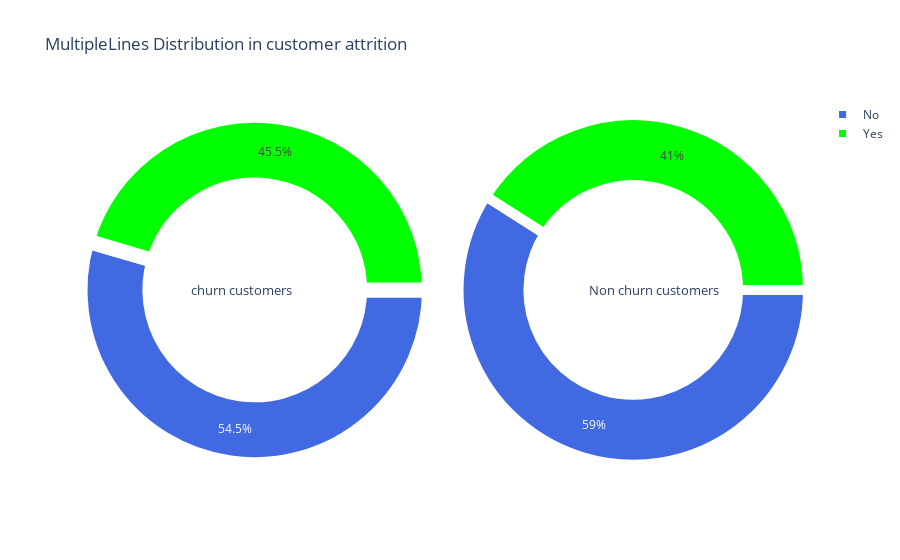

The cell this chart's notebook holds for it:
### Markdown cell above
# MultipleLines

### Code cell
#function  for pie plot for customer attrition types
trace1 = go.Pie(values  = churn['MultipleLines'].value_counts().values.tolist(), # takes only values of male n female
                    labels  = churn['MultipleLines'].value_counts().keys().tolist(),# taeks only labels Female n male
                    domain  = dict(x = [0,.48]), # size of diagram
                    marker = dict(colors =  [ 'royalblue' ,'lime','red'], # colour inside the Pie charts
                             line = dict(color = "white",width = 15.0)), # line is whit an width of line 
               rotation = 90,hole = .6) # rotation like a circle & hole circle inside Pie charts
    
    
trace2 = go.Pie(values  = not_churn['MultipleLines'].value_counts().values.tolist(),
                    labels  = not_churn['MultipleLines'].value_counts().keys().tolist(),
                    domain  = dict(x = [.52,1]),
                    marker = dict(colors =  [ 'royalblue' ,'lime','red'],
                             line = dict(color = "white",width =  10.0)),
               rotation = 90,hole = .6)
        


layout = go.Layout(dict(title = " MultipleLines Distribution in customer attrition "),
                   annotations = [dict(text = "churn customers",
                                                font = dict(size = 13),# font size of Churn Customers
                                                showarrow = False,
                                                x = .15, y = .5),
                                           dict(text = "Non churn customers",
                                                font = dict(size = 13),
                                                showarrow = False,
                                                x = .88,y = .5
                                               )
                                          ]
                           )
                      

data = [trace1,trace2]
fig  = go.Figure(data = data,layout = layout)
py.iplot(fig)

### Figure 1 — Plotly figure (JSON) as saved in the notebook; plotly's stock layout.template omitted (floating-point values rounded to 4 significant figures)
{"data": [{"domain": {"x": [0, 0.48]}, "hole": 0.6, "labels": ["No", "Yes"], "marker": {"colors": ["royalblue", "lime", "red"], "line": {"color": "white", "width": 15}}, "rotation": 90, "type": "pie", "values": [1019, 850]}, {"domain": {"x": [0.52, 1]}, "hole": 0.6, "labels": ["No", "Yes"], "marker": {"colors": ["royalblue", "lime", "red"], "line": {"color": "white", "width": 10}}, "rotation": 90, "type": "pie", "values": [3053, 2121]}], "layout": {"annotations": [{"font": {"size": 13}, "showarrow": false, "text": "churn customers", "x": 0.15, "y": 0.5}, {"font": {"size": 13}, "showarrow": false, "text": "Non churn customers", "x": 0.88, "y": 0.5}], "title": {"text": " MultipleLines Distribution in customer attrition "}}}
